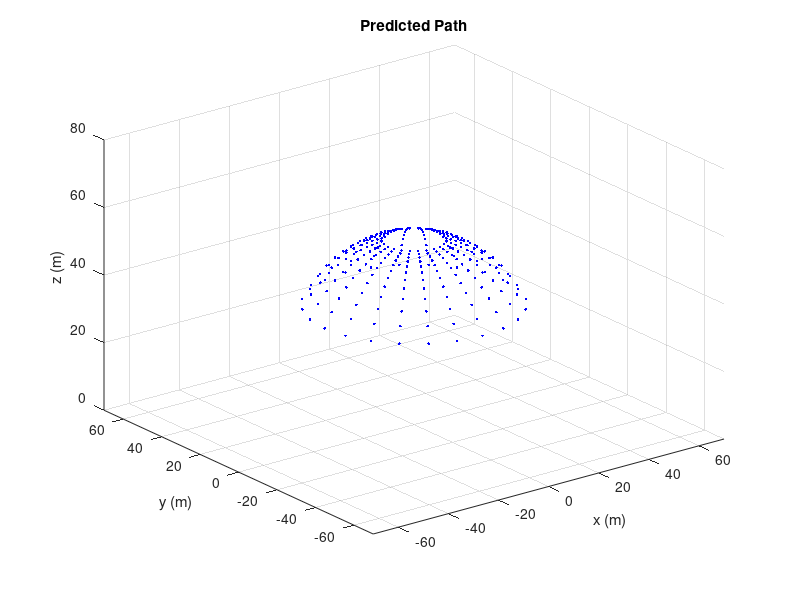

The MATLAB source for this figure: (Note: this script raises an error after producing the figure.)
% Brook Leigh
% going each time from a centered position, it goes to a point, then uses 
% real-time position data to narrow in on a point until it hits it

clear

L = 56; % (mm) from spine architecture 
d = 4; % (mm) "
disk_diameter = 15; % (mm) diameter of the disk
PWMrange = 500-100;
res = 25;

%These values give a turn angle (theta) and a bend amount (Rc)
minR = log10(2*L/(pi));
maxR = log10(150);
Rc = [logspace(minR,maxR,res/2)];

theta = linspace(2*pi,0,res);
phi = L./Rc;

%initiate state variable
x = zeros(3,length(theta)*length(Rc));
dl = zeros(4,length(theta)*length(Rc));

%for a given theta, an arc is defined along the range of possible bend
%radiuses which each give an (x,y,z) coordinate
l = length(theta);
for i = 1:length(Rc)
    x(1,((i-1)*l+1):i*l) = cos(theta)*Rc(i)*(1-cos(L/Rc(i)));
    x(2,((i-1)*l+1):i*l) = sin(theta)*Rc(i)*(1-cos(L/Rc(i)));
    x(3,((i-1)*l+1):i*l) = Rc(i)*sin(L/Rc(i));

    dl(1,((i-1)*l+1):i*l) = (phi(i)*(Rc(i)-d*cos(theta))-L);
    dl(2,((i-1)*l+1):i*l) = (phi(i)*(Rc(i)+d*cos(theta))-L);
    dl(3,((i-1)*l+1):i*l) = (phi(i)*(Rc(i)-d*sin(theta))-L);
    dl(4,((i-1)*l+1):i*l) = (phi(i)*(Rc(i)+d*sin(theta))-L);
end

%turn length change values into input values
u = ones(4,length(dl))*300;
dtheta = dl/(disk_diameter/2);
dPWM = dtheta*PWMrange/pi;
u = u+dPWM;

bent_motorvals = [x; u];
eq_pos = ones(size(bent_motorvals));
eq_pos(1:3,:) = eq_pos(1:3,:).*[0 0 L]';
eq_pos(4:7,:) = eq_pos(4:7,:).*[300 300 300 300]';
request_motorvals = [bent_motorvals zeros(size(eq_pos))];

for k = 1:length(bent_motorvals)
    request_motorvals(:,k*2-1) = eq_pos(:,k);
    request_motorvals(:,k*2) = bent_motorvals(:,k);
end

%plot result
figure(1)
plot3(x(1,:),x(2,:),x(3,:),'.','color','b')
grid on
title('Predicted Path')
xlabel('x (m)')
ylabel('y (m)')
zlabel('z (m)')
axis([-70 70 -70 70 0 80])

runtime_minutes = length(request_motorvals)*2.5/60

%%
%get current registration transformation matrices
TF_aurora_to_model_tab = readtable('TF_aurora_to_model.csv','Delimiter',',');
TF_aurora_to_model = table2array(TF_aurora_to_model_tab);

spinetip_in_coilspace_tab = readtable('spinetip_in_coilspace.csv','Delimiter',',');
spinetip_in_coilspace = table2array(spinetip_in_coilspace_tab);

%% 

%Establish serial connection to Arduino
device = serialport("/dev/tty.usbmodem11301",115200)
flush(device);

%Establish serial connection to Aurora
fser = serialport('/dev/tty.usbserial-1120',115200,'DataBits',8,'FlowControl','none','StopBits',1,'Timeout',0.001);

%Enter motor values
motorvalue = [300 300 300 300];

%Write to device and read response
write(device,motorvalue,"uint16")
count = size(motorvalue);
response = read(device,count(2),"uint16")

%array to record actual positions
xstar_raw = zeros(length(request_motorvals),10);
xstar_auroraspace = zeros(3,length(request_motorvals));
xstar = zeros(3,length(request_motorvals));

%now do same for all u sets
for k = 1:length(request_motorvals)
    %send requested position
    motorvalue = request_motorvals(4:7,k)
    k
    write(device,motorvalue,"uint16")
    count = size(motorvalue);
    response = read(device,count(1),"uint16")
    pause(2.5)
    
    %request packet from aurora
    pkt = [];
    while(isempty(pkt))
        pkt = getAuroraPacket(fser,0.1);
    end

    %record raw data and transform to modelspace
    xstar_raw(k,:) = pkt;
    q = pkt(3:6);
    t = pkt(7:9);
    xstar_auroraspace(:,k) = (t + quatrotate(q,spinetip_in_coilspace'))';
    xstar(:,k) = hTF(xstar_auroraspace,TF_aurora_to_model,0);
    
    

end

%return to neutral
motorvalue = [300 300 300 300]';
write(device,motorvalue,"uint16")
count = size(motorvalue);
response = read(device,count(1),"uint16")


%disconnect serial ports
clear fser
clear device